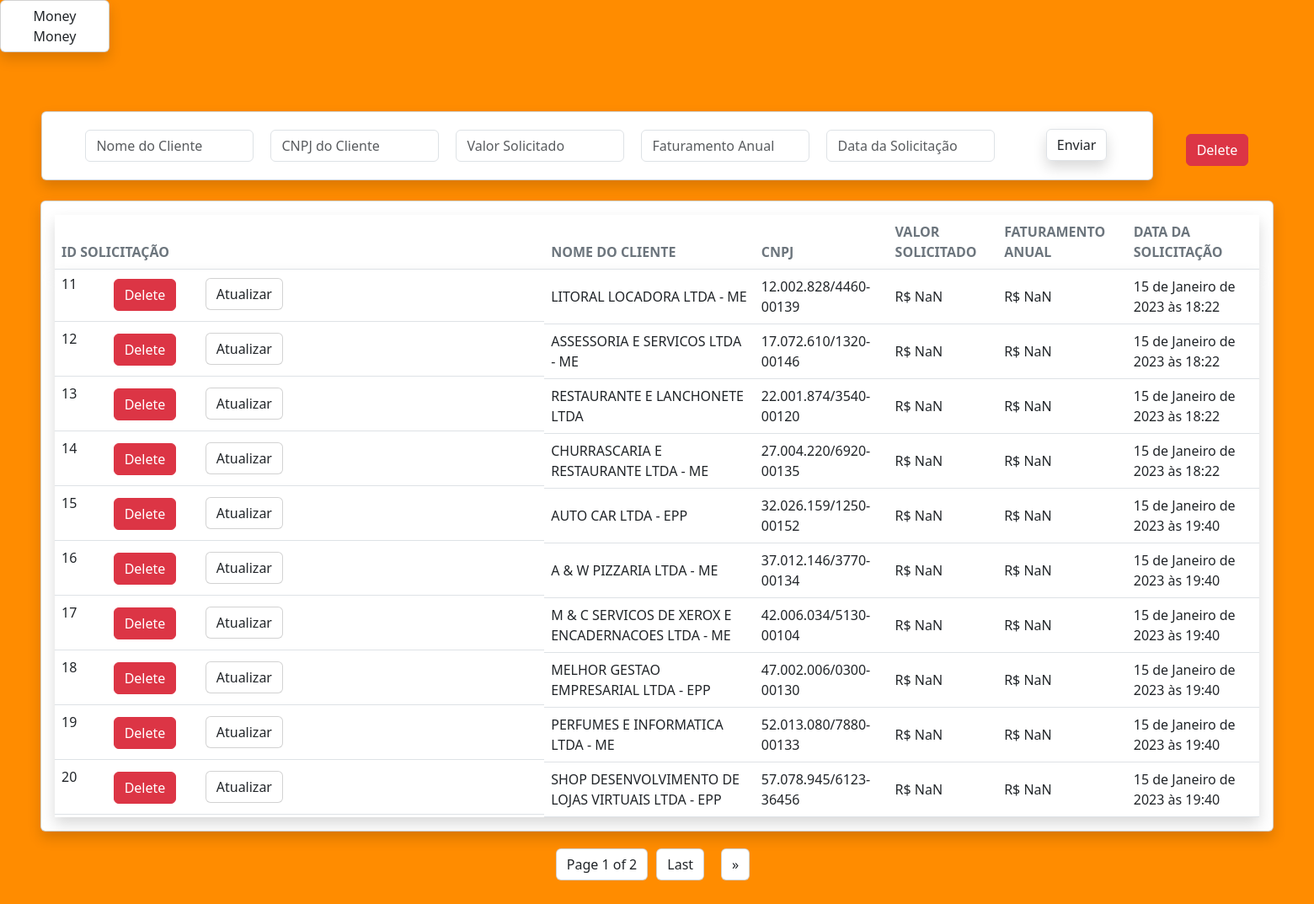
Page /solicitacoes/ on the committed database.
### solicitacoes_emprestimo/models.py (models this page shows, shortened)
class solicitacao(models.Model):
    nome_cliente = models.CharField(
        max_length=50, db_column='nome_cliente', blank=True, default=None, null=True)
    cnpj = models.CharField(max_length=14, db_column='cnpj',
                            blank=True, default=None, null=True, unique=True)
    valor_emprestimo = models.DecimalField(
        max_digits=10, decimal_places=2, db_column='valor_emprestimo', blank=True, default=None, null=True)
    faturamento_ano = models.DecimalField(
        max_digits=10, decimal_places=2, db_column='faturamento_ano', blank=True, default=None, null=True)
    nome_solicitante = models.CharField(
        max_length=50, db_column='nome_solicitante', blank=True, default=None, null=True)
    cpf_solicitante = models.CharField(
        max_length=11, db_column='cpf_solicitante', blank=True, default=None, null=True)
    telefone_solicitante = models.CharField(
        max_length=11, db_column='telefone_solicitante', blank=True, default=None, null=True)
    email_solicitante = models.CharField(
        max_length=70, db_column='email_solicitante', blank=True, default=None, null=True)
    data_solicitacao = models.DateTimeField(
        db_column='data_solicitacao', blank=True, default=timezone.now(), null=True)
    endereco_empresa = models.CharField(
        max_length=200, db_column='endereco_empresa', blank=True, default=None, null=True)
    class Meta:
        managed = True
        db_table = 'solitacao'
        verbose_name = 'solicitacao'
        verbose_name_plural = 'solicitacao'

### solicitacoes_emprestimo/views.py (the view)
# urls.py: path('solicitacoes/', solicitacoes, name='solicitacoes'),
def solicitacoes(request):
    solicitacoes_filter = FilterSolicitacoes(
        request.GET, queryset=solicitacao.objects.all())
    paginated_solicitacoes = Paginator(solicitacoes_filter.qs, 10)
    page_number = request.GET.get('page')
    solicitacoes_obj = paginated_solicitacoes.get_page(page_number)
    context = {'solicitacoes_filter': solicitacoes_filter,
               'solicitacoes_obj': solicitacoes_obj}
    return render(request, 'pages/homepage.html', context)

### solicitacoes_emprestimo/templatetags/solicitacoestags.py (called while the page is built)
@register.simple_tag
def my_url(value, field_name, urlencode=None):
    url = '?{}={}'.format(field_name, value)
    if urlencode:
        querystring = urlencode.split('&')
        filtered_querystring = filter(
            lambda p: p.split('=')[0] != field_name, querystring)
        encoded_querystring = '&'.join(filtered_querystring)
        url = '{}&{}'.format(url, encoded_querystring)
    return url

### solicitacoes_emprestimo/templates/pages/homepage.html (shortened to what this page needs)
{% load solicitacoestags %}
<!doctype html>
<html lang="en">
<head>
    <link href="https://cdn.jsdelivr.net/npm/bootstrap@5.3.0-alpha1/dist/css/bootstrap.min.css" rel="stylesheet"
>
</head>
<body style="background-color: #FF8C00">
    <main class="main-content position-relative border-radius-lg">
        <form>
            <div class="col-1">
                <a class="btn card rounded shadow" href="#">Money Money</a>
            </div>
            <div class="row d-flex justify-content-center align-items-center"
                style="margin-bottom: 20px; margin-top: 70px">
                <div class="col-10 d-flex card rounded shadow justify-content-center align-items-center">
                    <div class="row" style="height: 80px">
                        <div class="d-flex col-2 py-2 form-inline justify-content-center"
                            style="margin: 0 auto; padding-left: 70px">
                            <form class="justify-content-center align-items-center" method="get">
                                {{ solicitacoes_filter.form.as_p }}
                            </form>
                        </div>
                        <div class="col-2 py-1 mr-1 w-10 h-75" style="margin-top: 1rem;">
                            <button class="btn shadow border" style="margin-left: 50%; margin-top: 0%;"> Enviar
                            </button>
                        </div>
                    </div>
                </div>
                <div class='col-1 d-flex justify-content-center align-items-center'
                    style="margin-left: 10px; margin-top: 10px;">
                    <button type="button" class="btn btn-danger my-1"> <a class="text-decoration-none text-white"
                            href="/delete_solicitacao/"> Delete </a></button>
                </div>
            </div>
        </form>
        <div class="row">
            <div class="col-12">
                <div class="card rounded shadow p-3 mx-5 my-1">
                    <table class="table align-items-center mb-0">
                        <thead class="border-radius-lg shadow">
                            <th class="text-uppercase text-secondary text-xxs font-weight-bolder opacity-7" scope="col">
                                ID Solicitação</th>
                            <th class="text-uppercase text-secondary text-xxs font-weight-bolder opacity-7" scope="col">
                                Nome do Cliente</th>
                            <th class="text-uppercase text-secondary text-xxs font-weight-bolder opacity-7" scope="col">
                                CNPJ</th>
                            <th class="text-uppercase text-secondary text-xxs font-weight-bolder opacity-7" scope="col">
                                Valor solicitado</th>
                            <th class="text-uppercase text-secondary text-xxs font-weight-bolder opacity-7" scope="col">
                                Faturamento Anual</th>
                            <th class="text-uppercase text-secondary text-xxs font-weight-bolder opacity-7" scope="col">
                                Data da Solicitação</th>
                        </thead>
                        <tbody class="border-radius-lg shadow">
                            {% for c in solicitacoes_obj %}
                            <tr class="align-items-center">
                                <td class="align-middle text-right d-flex" style="margin: 0 auto;">
                                    <h6> {{c.id}} </h6>
                                    <div class='col-1 d-flex justify-content-center align-items-center w-1'
                                        style="margin-left: 10px; margin-top: -3px;">
                                        <a class="text-decoration-none text-black" href="{% url 'solicitacoes_emprestimo:UpdateSolicitacao' c.pk %}"> <button type="button"
                                                class="my-1 btn card rounded" style="margin-left: 330px;"> Atualizar
                                            </button></a>
                                    </div>
                                    <div class='col-1 d-flex justify-content-center align-items-center'
                                    style="margin-right: 40px; margin-top: -1px;">
                                    <button type="button" class="btn btn-danger my-1"> <a class="text-decoration-none text-white"
                                            href="{% url 'solicitacoes_emprestimo:delete_solicitacao' c.pk %}"> Delete </a></button>
                                    </div>
                                </td>
                                <td class="align-middle text-right">
                                    {{c.nome_cliente}}
                                </td>
                                <td class="align-middle text-right">
                                    <div id="{{c.cnpj}}{{c.id}}">{{c.cnpj}}</div>
                                </td>
                                <td class="align-middle text-right">
                                    <div id="{{c.valor_emprestimo}}{{c.cnpj}}{{c.id}}">R$ {{c.valor_emprestimo}}</div>
                                </td>
                                <td class="align-middle text-right">
                                    <div id="{{c.faturamento_ano}}{{c.cnpj}}{{c.id}}">R$ {{c.faturamento_ano}}</div>
                                </td>
                                <td id="data" class="align-middle text-right">
                                    {{c.data_solicitacao}}
                                </td>
                            </tr>
                            {% endfor %}
                        </tbody>
                    </table>
                </div>
            </div>
        </div>
        <div class="d-flex pagination mt-3 mb-3 justify-content-center">
            <div class="btn card rounded" style="cursor: none; height:10%;">Page {{ solicitacoes_obj.number }} of
                {{solicitacoes_obj.paginator.num_pages }}</div>
            <a id="pagination_buttons"
                href="{% my_url solicitacoes_obj.paginator.num_pages 'page' request.GET.urlencode %}"
                class="btn card rounded" style="margin-left: 10px; margin-right: 10px; height:10%;">Last</a>
            {% if solicitacoes_obj.has_next %}
            <a id="pagination_buttons"
                href="{% my_url solicitacoes_obj.next_page_number 'page' request.GET.urlencode %}"
                class="btn card rounded" style="margin-left: 10px; margin-right: 10px; height:10%;">&raquo</a>
            {% endif %}
        </div>
        <div class='col-1 d-flex justify-content-center align-items-center w-1'
            style="margin-left: 10px; margin-top: -50px;">
            <a class="text-decoration-none text-black" href="{% url 'solicitacoes_emprestimo:cadastrar_solicitacao' %}">
                </a>
        </div>
    </main>
</body>
</html>

### rows in the picture
solicitacao: id "11", nome_cliente "LITORAL LOCADORA LTDA - ME", data_solicitacao "15 de Janeiro de 2023 às 18:22"
solicitacao: id "12", nome_cliente "ASSESSORIA E SERVICOS LTDA - ME", data_solicitacao "15 de Janeiro de 2023 às 18:22"
solicitacao: id "13", nome_cliente "RESTAURANTE E LANCHONETE LTDA", data_solicitacao "15 de Janeiro de 2023 às 18:22"
solicitacao: id "14", nome_cliente "CHURRASCARIA E RESTAURANTE LTDA - ME", data_solicitacao "15 de Janeiro de 2023 às 18:22"
solicitacao: id "15", nome_cliente "AUTO CAR LTDA - EPP", data_solicitacao "15 de Janeiro de 2023 às 19:40"
solicitacao: id "16", nome_cliente "A & W PIZZARIA LTDA - ME", data_solicitacao "15 de Janeiro de 2023 às 19:40"
solicitacao: id "17", nome_cliente "M & C SERVICOS DE XEROX E ENCADERNACOES LTDA - ME", data_solicitacao "15 de Janeiro de 2023 às 19:40"
solicitacao: id "18", nome_cliente "MELHOR GESTAO EMPRESARIAL LTDA - EPP", data_solicitacao "15 de Janeiro de 2023 às 19:40"
solicitacao: id "19", nome_cliente "PERFUMES E INFORMATICA LTDA - ME", data_solicitacao "15 de Janeiro de 2023 às 19:40"
solicitacao: id "20", nome_cliente "SHOP DESENVOLVIMENTO DE LOJAS VIRTUAIS LTDA - EPP", data_solicitacao "15 de Janeiro de 2023 às 19:40"

### other values in the picture
{{ solicitacoes_obj.number }} "1"
{{ solicitacoes_obj.paginator.num_pages }} "2"
